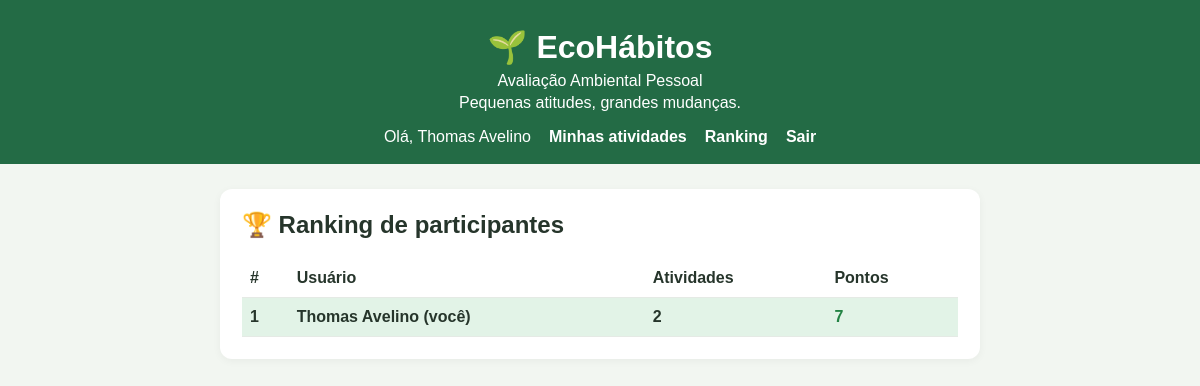
The page /ranking (signed in) on the database its author committed.
### tables this page shows
CREATE TABLE usuarios (
                id          INTEGER PRIMARY KEY AUTOINCREMENT,
                nome        TEXT NOT NULL UNIQUE COLLATE NOCASE,
                senha_hash  TEXT NOT NULL,
                criado_em   TEXT NOT NULL DEFAULT (datetime('now', 'localtime'))
            );

### eco2/ecohabitos/main.py (the view)
@app.route("/ranking")
@login_obrigatorio
def ranking():
    usuarios = get_db().execute(
        """SELECT u.id, u.nome,
                  COALESCE(SUM(a.pontos), 0) AS pontuacao,
                  COUNT(a.id)                AS total
             FROM usuarios u
             LEFT JOIN atividades a ON a.usuario_id = u.id
            GROUP BY u.id
            ORDER BY pontuacao DESC, u.nome"""
    ).fetchall()
    return render_template("ranking.html", usuarios=usuarios)

### eco2/ecohabitos/main.py (called while the page is built)
def get_db():
    if "db" not in g:
        g.db = sqlite3.connect(app.config["DATABASE"])
        g.db.row_factory = sqlite3.Row  # permite acessar colunas pelo nome
        g.db.execute("PRAGMA foreign_keys = ON")
    return g.db

@app.teardown_appcontext
def fechar_db(_erro=None):
    db = g.pop("db", None)
    if db is not None:
        db.close()

@app.before_request
def carregar_usuario():
    g.usuario = None
    usuario_id = session.get("usuario_id")
    if usuario_id is not None:
        g.usuario = get_db().execute(
            "SELECT id, nome FROM usuarios WHERE id = ?", (usuario_id,)
        ).fetchone()
        if g.usuario is None:  # usuário foi apagado do banco
            session.clear()

def login_obrigatorio(funcao):
    @wraps(funcao)
    def protegida(*args, **kwargs):
        if g.usuario is None:
            flash("Entre na sua conta para continuar.", "aviso")
            return redirect(url_for("login"))
        return funcao(*args, **kwargs)
    return protegida

### eco2/ecohabitos/templates/ranking.html (shortened to what this page needs)
{% extends "base.html" %}
{% block conteudo %}
    <section>
        <h2>🏆 Ranking de participantes</h2>
        {% if usuarios %}
            <table>
                <thead>
                    <tr>
                        <th>#</th>
                        <th>Usuário</th>
                        <th>Atividades</th>
                        <th>Pontos</th>
                    </tr>
                </thead>
                <tbody>
                    {% for u in usuarios %}
                        <tr class="{{ 'voce' if u.id == g.usuario.id }}">
                            <td>{{ loop.index }}</td>
                            <td>{{ u.nome }}{% if u.id == g.usuario.id %} (você){% endif %}</td>
                            <td>{{ u.total }}</td>
                            <td class="{{ 'positiva' if u.pontuacao > 0 else 'prejudicial' if u.pontuacao < 0 else 'neutra' }}">
                                {{ u.pontuacao }}
                            </td>
                        </tr>
                    {% endfor %}
                </tbody>
            </table>
        {% else %}
            <p class="vazia">Ainda não há participantes.</p>
        {% endif %}
    </section>
{% endblock %}

### eco2/ecohabitos/templates/base.html (shortened to what this page needs)
<!DOCTYPE html>
<html lang="pt-BR">
<head>
</head>
<body>
    <header>
        <h1>🌱 EcoHábitos</h1>
        <p>Avaliação Ambiental Pessoal</p>
        <p>Pequenas atitudes, grandes mudanças.</p>
        <nav>
            {% if g.usuario %}
                <span>Olá, {{ g.usuario.nome }}</span>
                <a href="{{ url_for('inicio') }}">Minhas atividades</a>
                <a href="{{ url_for('ranking') }}">Ranking</a>
                <form action="{{ url_for('logout') }}" method="POST">
                    <button type="submit" class="link-botao">Sair</button>
                </form>
            {% else %}
                <a href="{{ url_for('login') }}">Entrar</a>
                <a href="{{ url_for('cadastro') }}">Criar conta</a>
            {% endif %}
        </nav>
    </header>
    <main>
        {% block conteudo %}{% endblock %}
    </main>
</body>
</html>

### eco2/ecohabitos/templates/base.html (style rules this page uses)
body { font-family: Arial, sans-serif; background: #f2f6f1; color: #26352b; margin: 0; }
header { background: #236b45; color: white; padding: 28px 20px 18px; text-align: center; }
header h1 { margin: 0 0 6px; }
header p { margin: 4px 0; }
nav { margin-top: 16px; display: flex; justify-content: center; align-items: center; gap: 18px; flex-wrap: wrap; }
nav a { color: white; text-decoration: none; font-weight: bold; }
nav form { margin: 0; }
nav .link-botao { width: auto; margin: 0; padding: 0; background: none; border: none; color: white; font-weight: bold; font-size: 16px; cursor: pointer; }
main { max-width: 760px; margin: 25px auto; padding: 0 16px; }
section { background: white; padding: 22px; margin-bottom: 20px; border-radius: 12px; box-shadow: 0 2px 8px #0000000c; }
section h2 { margin-top: 0; }
select, input, button { box-sizing: border-box; width: 100%; padding: 12px; border-radius: 7px; font-size: 16px; }
button { margin-top: 18px; border: none; background: #236b45; color: white; cursor: pointer; }
.positiva { color: #238344; }
table { width: 100%; border-collapse: collapse; }
th, td { text-align: left; padding: 10px 8px; border-bottom: 1px solid #e5eae5; }
tr.voce { background: #e2f3e7; font-weight: bold; }

### rows shown on the page
usuarios: usuario.nome "Thomas Avelino", nome "Thomas Avelino", shows "(você)", total "2", pontuacao "7"
